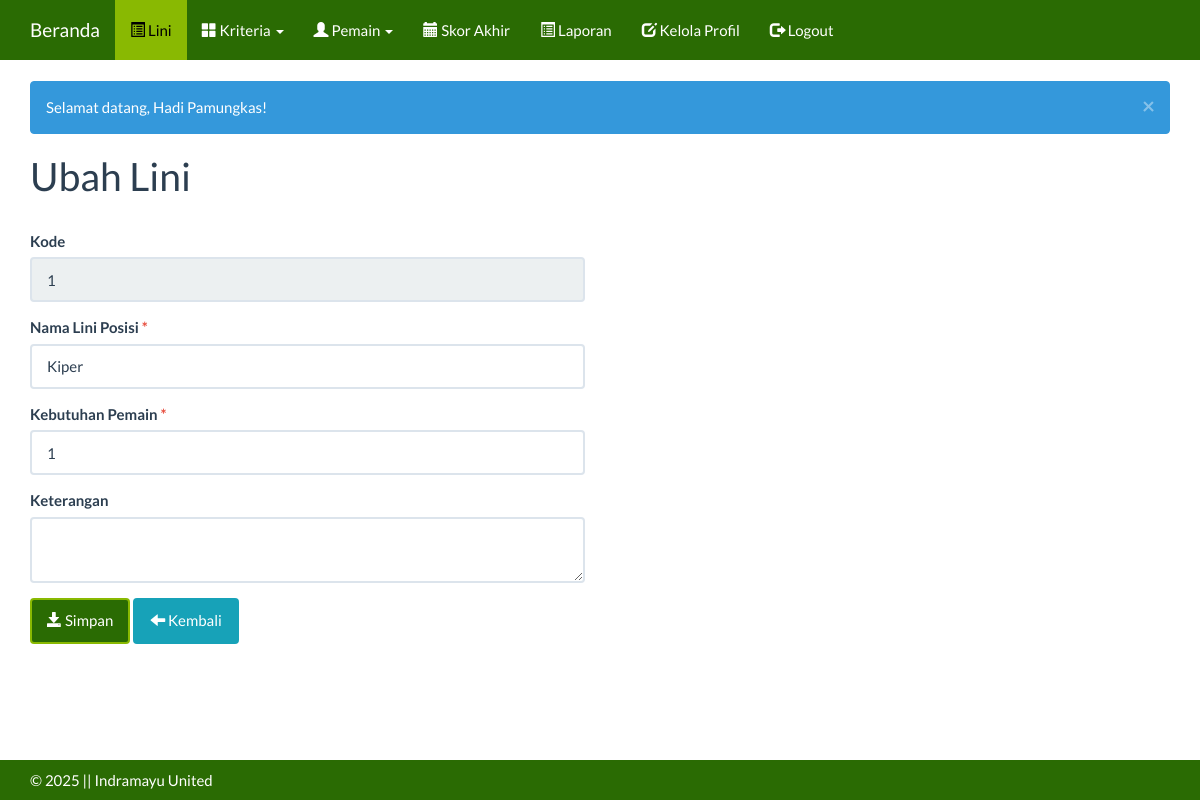
The page /index.php?m=periode_ubah&ID=1 (signed in) on the database its author committed.
### tables this page shows
CREATE TABLE `tb_periode` (
  `tahun` int(11) NOT NULL,
  `nama` varchar(255) DEFAULT NULL,
  `keterangan` text DEFAULT NULL,
  `kebutuhan` int(11) NOT NULL DEFAULT 1
);

### config.php (called while the page is built)
<?php
$config["server"]='localhost';
$config["username"]='root';
$config["password"]='';
$config["database_name"]='spk_indramayu_united';

### functions.php (called while the page is built, shortened)
<?php
include 'config.php';
include 'includes/db.php';
$db = new DB($config['server'], $config['username'], $config['password'], $config['database_name']);
include 'includes/general.php';
function get($key)
{
    return isset($_GET[$key]) ? $_GET[$key] : null;
}

### includes/db.php (called while the page is built, shortened)
<?php
class DB{
    var $conn = null;
    public function __construct($host, $username, $passwd, $dbname){
        $this->conn = mysqli_connect($host, $username, $passwd, $dbname);
    }
    public function query($sql){
        $query = mysqli_query($this->conn, $sql) or die('<pre>Error mysqli_query: ' . mysqli_error($this->conn) . '<br />' . $sql . '</pre>');
        return $query;
    }
    public function get_row($sql){
        $query = $this->query($sql);
        return mysqli_fetch_object($query);
    }
}

### periode_ubah.php (the view, shortened to what this page needs)
<?php
$row = $db->get_row("SELECT * FROM tb_periode WHERE tahun='" . get('ID') . "'");
?>
<div class="page-header">
    <h1>Ubah Lini</h1>
</div>
<div class="row">
    <div class="col-sm-6">
        <form method="post">
            <div class="form-group">
                <label>Kode</label>
                <input class="form-control" type="text" name="tahun" readonly="readonly" value="<?= $row->tahun ?>" />
            </div>
            <div class="form-group">
                <label>Nama Lini Posisi <span class="text-danger">*</span></label>
                <input class="form-control" type="text" name="nama" value="<?= $row->nama ?>" />
            </div>
            <div class="form-group">
                <label>Kebutuhan Pemain <span class="text-danger">*</span></label>
                <input class="form-control" type="number" name="kebutuhan" value="<?= $row->kebutuhan ?>" required />
            </div>
            <div class="form-group">
                <label>Keterangan</label>
                <textarea name="keterangan" class="form-control"><?= $row->keterangan ?></textarea>
            </div>
            <div class="form-group">
                <button class="btn btn-primary"><span class="glyphicon glyphicon-save"></span> Simpan</button>
                <a class="btn btn-info" href="?m=periode"><span class="glyphicon glyphicon-arrow-left"></span> Kembali</a>
            </div>
        </form>
    </div>
</div>

### assets/css/general.css (style rules this page uses)
html { position: relative; min-height: 100%; }
body { margin-bottom: 70px; }
.page-header { margin-top: 0; padding-bottom: 0; }
.page-header h1 { margin-top: 0; }

### assets/css/custom.css (style rules this page uses)
a { color: #FF7701; }
.btn-primary { background-color: #2A6B03; border-color: #89b902; color: #fff; }
.btn-info { background-color: #17a2b8; border-color: #17a2b8; color: #fff; }

### rows shown on the page
tb_periode: tahun "1", nama "Kiper", kebutuhan "1"

### other values the page prints
$msg "Selamat datang, Hadi Pamungkas!"
